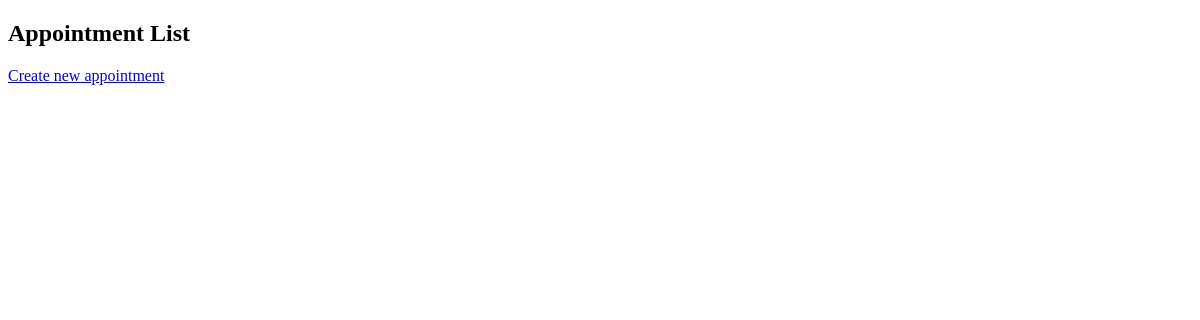
The app's page /journals/appointments/ (signed in), older data.
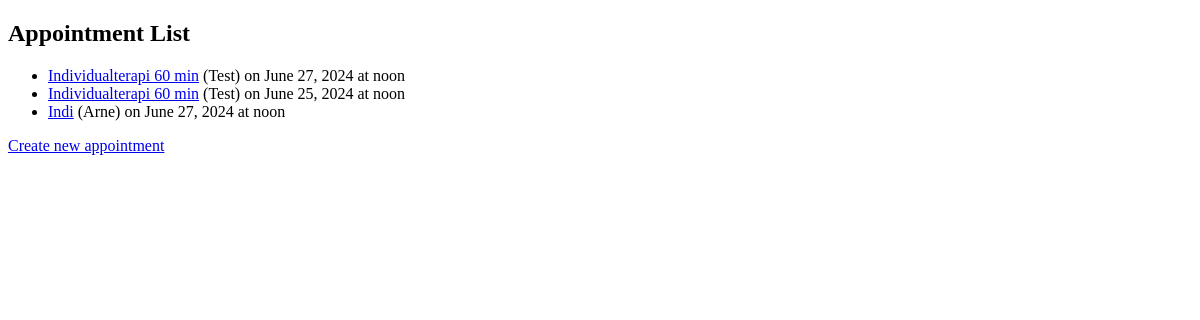
The same page, newer data.
### journals/models.py (models this page shows, shortened)
class Appointment(models.Model):
    title = models.CharField(max_length=255)
    psychologist = models.ForeignKey(User, on_delete=models.CASCADE)
    client = models.ForeignKey(Client, on_delete=models.CASCADE)
    date = models.DateField()
    time = models.TimeField()
    journal_entry = models.ForeignKey(Journal, on_delete=models.SET_NULL, null=True, blank=True, related_name='appointments')

class Client(models.Model):
    name = models.CharField(max_length=255)
    email = models.EmailField(unique=True)
    psychologist = models.ForeignKey(User, on_delete=models.SET_NULL, null=True, blank=True)
    def __str__(self):
        return self.name

### journals/views.py (the view)
# urls.py: path('appointments/', views.appointment_list, name='appointment_list'),
@login_required
def appointment_list(request):
    appointments = Appointment.objects.filter(psychologist=request.user)
    return render(request, 'journals/appointment_list.html', {'appointments': appointments})

### journals/templates/journals/appointment_list.html (shortened to what this page needs)
{% load static %}
<!DOCTYPE html>
<html>
<head>
</head>
<body>
    <h2>Appointment List</h2>
    <ul>
        {% for appointment in appointments %}
            <li><a href="{% url 'appointment_detail' appointment.pk %}">{{ appointment.title }}</a> ({{ appointment.client }}) on {{ appointment.date }} at {{ appointment.time }}</li>
        {% endfor %}
    </ul>
    <a href="{% url 'appointment_create' %}">Create new appointment</a>
</body>
</html>

Row changes from the older to the newer data that the page shows:
added Appointment: title "Individualterapi 60 min", client "Test", date "June 27, 2024", time "noon"
added Appointment: title "Individualterapi 60 min", client "Test", date "June 25, 2024", time "noon"
added Appointment: title "Indi", client "Arne", date "June 27, 2024", time "noon"
